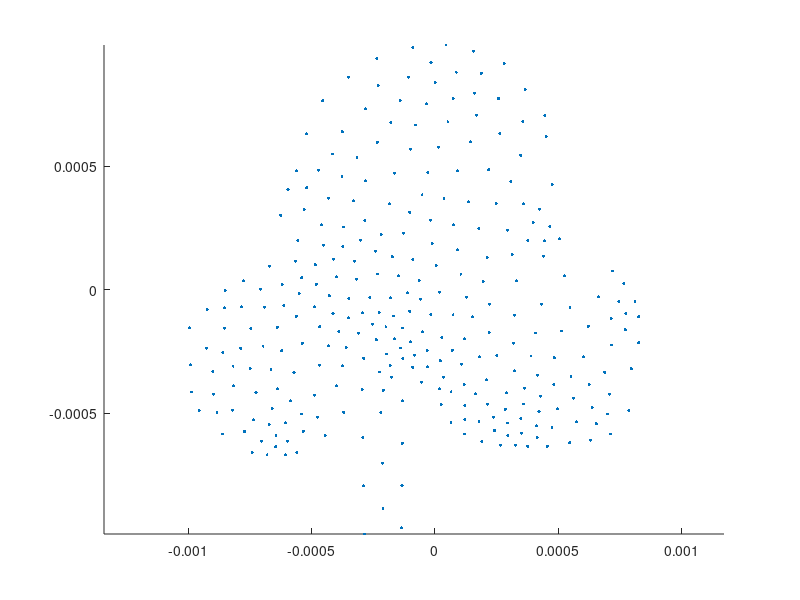

MATLAB code to generate this figure: (Note: this script raises an error after producing the figure.)
% generate the mesh

%script

clear all
close all

%experiment = 'single_particle' 
experiment = 'multi_particle'

%material = 'sodalime'
material = 'peridem'

% simulate sodalime crack
simulate_sodalime_prenotch = 0
%simulate_sodalime_prenotch = 1

do_pause = 'no'
%do_pause = 'yes'

% plot reference config
plot_reference = 1;
plot_circles = 1;
%timesteps = 600;
timesteps = 50000;
%timesteps = 1e5;
%timesteps = 10800;
%timesteps = 1e5;	% peridem

modulo = 300;

% break bonds or not
%break_bonds = 0;
break_bonds = 1

allow_contact = 1
allow_friction = 1
allow_damping = 1

contact_radius = 1e-04;	% edit
%contact_radius = 1.74e-04;	% peridem
%contact_radius = delta/2;
friction_coefficient = 0.3;
damping_ratio = 0.8;

%total_particles = 1;
%total_particles = 3;	% 3 particles

%specified_initial_data = '3_equidistant'
%specified_initial_data = '2_vertical'
%specified_initial_data = '2_vertical_balls'
%specified_initial_data = 'friction_test'
%specified_initial_data = 'falling_tube'
%specified_initial_data = 'friction_energy'
%specified_initial_data = 'falling_tube_gravity'
%specified_initial_data = 'single_falling'
%specified_initial_data = 'big_box'
%specified_initial_data = 'pile_settle'
%specified_initial_data = 'pile_settle_line'
specified_initial_data = 'pile_press'


%delta = 0.002;	% for glass slab
%delta = 0.012;	% peridynamic horizon
%delta = 0.25;	% for the unit circle 
load('delta.mat')

%meshsize = delta/3;
load('meshsize.mat')

disp ('Loading matrices: Pos.mat, Vol.mat, T.mat\n')
load('Pos.mat')
load('Vol.mat')
load('T.mat')
load('geometry.mat')

scatter(Pos(:,1), Pos(:,2), 5, 'filled')
axis equal

switch do_pause
    case 'yes'
	disp 'Press key to continue'
	pause
    otherwise
end

% generate the neighbor-list
%[NbdArr] = gen_nbdlist(Pos, delta);
%tic
%[NbdArr] = gen_nbdlist2(Pos, delta);	% twice faster
%toc
%tic
%[NbdArr] = gen_NbdArr(Pos, Pos, delta, 1);	% fastest, not anymore
%toc
tic
[NbdArr] = gen_NbdArr_varlength(Pos, Pos, delta, 1);	% fastest
toc


if simulate_sodalime_prenotch == 1
    %% for sodalime crack test, borrowing from old code
    load('PosCrack.mat')
    Pos  = PosCrack;
    delta =  0.002;
    dx = delta/4;
    dy = delta/4;
    %Vol = zeros(size(PosCrack)) + dx * dy;
    Vol = zeros(length(PosCrack), 1) + dx * dy;
    %% for sodalime crack test, borrowing from old code
    load('Nbd.mat')
    NbdArr = Nbd;
end

disp('Max neighbors') 
size(NbdArr)

if plot_circles == 1
 hold on
 theta_list = linspace(0, 2* pi , 20);
 %for i = 30:30	%total_nodes
 for i = 1:1	%total_nodes
 	x = Pos(i,1) +  delta * cos(theta_list);
 	y = Pos(i,2) +  delta * sin(theta_list);
 
 	plot(x, y, 'r')

	axis equal
 end
end

switch do_pause
    case 'yes'
	disp 'Press key to continue'
	pause
    otherwise
end


% get the position and relative distances of the neighbors
[Nbd_xi_1, Nbd_xi_2, Nbd_xi_norm, nbd_Vol] = precomputation(NbdArr, Pos, Vol);
[total_nodes, dimension] = size(Pos);

% get the material properties
[delta, rho, Gnot, E, nu, snot, cnot, bulk_modulus] = material_properties(delta, material);

% gravity
gravity = zeros(size(Pos));
gravity(:,2) = - 9.8;

disp 'Precomputation done.'

switch do_pause
    case 'yes'
	disp 'Press key to continue'
	pause
    otherwise
end


switch experiment
case 'single_particle'

    % initial data
    uold = zeros(total_nodes,2);
    uolddot = zeros(total_nodes,2);
    uolddotdot = zeros(total_nodes,2);

    extforce = zeros(total_nodes, 2);

%% specify initial data
    %uold = zeros(total_nodes,2) + [0 1e-3];
    uolddot = zeros(total_nodes,2) + [0, 4e4];
    uolddotdot = (zeros(total_nodes, 2) + [0 -16e7] );

    % external force
    %[extforce] = external_force(geometry, Pos, NbdArr, delta);
    extforce = (zeros(total_nodes, 2) + [0 -16e7] ) * rho;

    switch do_pause
	case 'yes'
	    disp 'Press key to continue'
	    pause
	otherwise
    end


%dt = 25e-9;
%dt = 25e-8;
dt = 25e-8*2;

    % simulate with initial data
    [NbdArr_out, u0] = simulate_initial(uold, uolddot, uolddotdot, Pos, NbdArr, Vol, nbd_Vol, extforce, delta, Nbd_xi_1, Nbd_xi_2, Nbd_xi_norm, timesteps, break_bonds, material, dt);
    %[NbdArr_out, u0] = test_int(uold, uolddot, uolddotdot, Pos, NbdArr, Vol, nbd_Vol, extforce, delta, Nbd_xi_1, Nbd_xi_2, Nbd_xi_norm, timesteps, break_bonds, material, dt);


case 'multi_particle'


    dt = 0.02/1e5;	% peridem

    % % normal stiffness (From Foster's paper)
    %normal_stiffness = 18 * bulk_modulus /( pi * delta^5);
    normal_stiffness = 18 * bulk_modulus /( pi * delta^4);	% from silling-askari05

    % % Specify
    switch specified_initial_data
    case 'friction_energy'
	particle_shift = [-2e-3, 1e-3 + contact_radius];	% reference position

	uold_multi(:,:,1) = zeros(total_nodes,2);
	uolddot_multi(:,:,1) = zeros(total_nodes,2) +  [1, 0]
	% gravity
	uolddotdot_multi(:,:,1) = zeros(total_nodes,2) +  [0, -5000];
	extforce_multi(:,:,1) = zeros(total_nodes, 2) +  [0, -5000 .* rho];

	with_wall = 1
	wall_type = 'rectangle'

    case 'big_box'
	[X, Y] = meshgrid(linspace(-8e-3, 8e-3, 3));
	particle_shift = [reshape(X, [], 1), reshape(Y, [], 1)];

	total_balls = length(particle_shift);
	particle_scaling = (1.5 - 1) * rand(total_balls, 1) + 1; 
	particle_rotation = (2*pi -0) * rand(total_balls, 1)+ 0;

	% gravity
	for i = 1:total_balls
	    uolddotdot_multi(:,:,i) = zeros(total_nodes,2) +  [0, -5000];
	    extforce_multi(:,:,i) = zeros(total_nodes, 2) +  [0, -5000 .* rho];
	end



	with_wall = 1
	wall_type = 'box'

    case 'pile_press'
	% wall dimension
	load('wall_left');
	load('wall_right');
	load('wall_top');
	load('wall_bottom');
	% distribute balls between x = (-4,4) and y = [-5,5]

	num_x = 4;
	num_y = 6;

	% for fixed scaling
	radius_scaling = 0.3;
	radius = radius_scaling * 1e-3;

	% for random scaling
	max_radius_scaling = 0.3;
	min_radius_scaling = 0.1;
	max_radius = max_radius_scaling * 1e-3;

	% nozzle area
	base_x = linspace( wall_left + radius + contact_radius, wall_right - radius - contact_radius, num_x );
	top_offset = 3e-3;
	bottom_offset = 0e-3;
	base_y = linspace(wall_bottom + bottom_offset + radius + contact_radius, wall_top - top_offset - radius - contact_radius, num_y );

	[X, Y] = meshgrid(base_x, base_y);
	particle_shift = [reshape(X, [], 1), reshape(Y, [], 1)] ;

	total_balls = length(particle_shift);

	% % fixed scaling
	particle_scaling = zeros(total_balls,1) + radius_scaling;

	% % random scaling
	%particle_scaling = (max_radius_scaling - min_radius_scaling) * rand(total_balls, 1) + min_radius_scaling; 

	particle_rotation = (2*pi -0) * rand(total_balls, 1)+ 0;

	% gravity
	for i = 1:total_balls
	    %uolddot_multi(:,:,i) = zeros(total_nodes,2) +  [0, -1];
	    uolddotdot_multi(:,:,i) = zeros(total_nodes,2) +  [0, -500];
	    extforce_multi(:,:,i) = zeros(total_nodes, 2) +  [0, -500 .* rho];
	end

	with_wall = 1
	wall_type = 'box'

	with_moving_wall= 1
	moving_wall_type = 'rectangle'	

	file_string = 'pile_press_E'

    case 'pile_settle'

	% wall dimension
	load('wall_left');
	load('wall_right');
	load('wall_top');
	load('wall_bottom');
	% distribute balls between x = (-4,4) and y = [-5,5]

	max_radius_scaling = 0.3;
	min_radius_scaling = 0.05;
	max_radius = max_radius_scaling * 1e-3;

	num_x = 6;
	num_y = 5;

	% nozzle area
	move_closer = 1e-3;
	base_x = linspace(move_closer + wall_left + max_radius + contact_radius, wall_right - max_radius - contact_radius - move_closer, num_x );
	%base_y = linspace(wall_bottom + max_radius + contact_radius, wall_top - max_radius - contact_radius, num_y );
	top_extra = 5e-3;
	base_y = linspace(wall_bottom + max_radius + contact_radius, top_extra + wall_top - max_radius - contact_radius, num_y );

	[X, Y] = meshgrid(base_x, base_y);
	particle_shift = [reshape(X, [], 1), reshape(Y, [], 1)] + [0, 0.5e-3];

	total_balls = length(particle_shift);
	particle_scaling = (max_radius_scaling - min_radius_scaling) * rand(total_balls, 1) + min_radius_scaling; 
	particle_rotation = (2*pi -0) * rand(total_balls, 1)+ 0;

	% gravity
	for i = 1:total_balls
	    uolddot_multi(:,:,i) = zeros(total_nodes,2) +  [0, -1];
	    uolddotdot_multi(:,:,i) = zeros(total_nodes,2) +  [0, -5000];
	    extforce_multi(:,:,i) = zeros(total_nodes, 2) +  [0, -5000 .* rho];
	end

	with_wall = 1
	wall_type = 'box'

	file_string = 'pile_settle'

    case 'pile_settle_line'

	% wall dimension
	load('wall_left');
	load('wall_right');
	load('wall_top');
	load('wall_bottom');
	% distribute balls between x = (-4,4) and y = [-5,5]

	max_radius_scaling = 0.15;
	min_radius_scaling = 0.05;
	max_radius = max_radius_scaling * 1e-3;

	total_balls = 120;

	low_loc = -3e-3;
	particle_shift = [zeros(total_balls,1), linspace(low_loc, low_loc + total_balls*2*(max_radius + contact_radius), total_balls)'];

	% % random radius
	particle_scaling = (max_radius_scaling - min_radius_scaling) * rand(total_balls, 1) + min_radius_scaling; 
	% % same radius
	%particle_scaling = zeros(total_balls,1) + 0.15;
	particle_rotation = (2*pi -0) * rand(total_balls, 1)+ 0;

	% gravity
	for i = 1:total_balls
	    uolddot_multi(:,:,i) = zeros(total_nodes,2) +  [0, -1];
	    uolddotdot_multi(:,:,i) = zeros(total_nodes,2) +  [0, -5000];
	    extforce_multi(:,:,i) = zeros(total_nodes, 2) +  [0, -5000 .* rho];
	end

	with_wall = 1
	wall_type = 'box'

	file_string = 'pile_settle_line'

    case 'falling_tube'
	falling_from = 5e-3;	% 5 mm
	%starting_distance = 2.2e-3;
	starting_distance = 3.5e-3;
	particle_shift = [0, falling_from];	% reference position
	%particle_rotation = [pi; 0];	% for elastic collision of unit circles % 2 particles

	%% Initial data
	uold_multi(:,:,1) = zeros(total_nodes,2) + [0 (starting_distance - falling_from)];
	uolddot_multi(:,:,1) = zeros(total_nodes,2) +  [0, -6* sqrt(2* 50 * (0.3e-3))];
	% gravity
	uolddotdot_multi(:,:,1) = zeros(total_nodes,2) +  [0, -50];
	extforce_multi(:,:,1) = zeros(total_nodes, 2) +  [0, -50 .* rho];

	with_wall = 1
	wall_type = 'box'

file_string = 'falling_tube'

    case 'falling_tube_gravity'
	falling_from = 7e-3;	% 5 mm
	%starting_distance = 2.2e-3;
	starting_distance = 4e-3;
	particle_shift = [0, falling_from];	% 2 particles
	%particle_rotation = [pi; 0];	% for elastic collision of unit circles % 2 particles

	%% Initial data
	uold_multi(:,:,1) = zeros(total_nodes,2) + [0 (starting_distance - falling_from)];
	%uolddot_multi(:,:,1) = zeros(total_nodes,2) +  [0, -sqrt(2* 10 * (falling_from - starting_distance))];
	uolddot_multi(:,:,1) = zeros(total_nodes,2) +  [0, -sqrt(2* 10 * (falling_from - starting_distance))];
	uolddotdot_multi(:,:,1) = zeros(total_nodes,2) +  [0, -10];
	extforce_multi(:,:,1) = zeros(total_nodes, 2) +  [0, -10 .* rho];

	file_string = 'falling_tube_gravity'

file_string = 'falling_tube'
    case 'single_falling'
	falling_from = 3e-3;	% 5 mm
	particle_shift = [0, falling_from];	% 2 particles
	particle_rotation = [pi/6];

	%% Initial data
	uold_multi(:,:,1) = zeros(total_nodes,2);
	uolddot_multi(:,:,1) = zeros(total_nodes,2) +  [0, -60* sqrt(2* 10 * (0.3e-3))];

    case 'friction_test'
	falling_from = 3e-3;	% 5 mm
	%starting_distance = 2.2e-3;
	starting_distance = 3e-3;
	particle_shift = [0, 0; -2e-3 + contact_radius, falling_from];	% 2 particles
	%particle_shift = [0, 0; 0, falling_from];	% 2 particles
	%particle_rotation = [pi; 0];	% for elastic collision of unit circles % 2 particles
	particle_rotation = [pi/6; -pi/6];

	%% Initial data
	uold_multi(:,:,2) = zeros(total_nodes,2) + [0 (starting_distance - falling_from)];
	uolddot_multi(:,:,2) = zeros(total_nodes,2) +  [0, -60* sqrt(2* 10 * (0.3e-3))];
	%uolddotdot_multi(:,:,2) = zeros(total_nodes,2) +  [0, -10];

	with_wall = 1
	wall_type = 'box'

    case '2_vertical'
	%falling_from = 2.5e-3;	% 5 mm
	falling_from = 3e-3;	% 5 mm
	%starting_distance = 2.2e-3;
	starting_distance = 3e-3;
	particle_shift = [0, 0; 0, falling_from];	% 2 particles

	% particle on the bottom is flipped to ensure symmetric collision
	particle_rotation = [pi; 0];	% for elastic collision of unit circles % 2 particles
	%particle_rotation = [pi - pi/8; -pi/8];	% for pacman collision
	%particle_rotation = [pi - pi/8; -pi/8];	% for circle_w_prenotch
	%particle_rotation = [0; 0];	% for triangles

	%% Initial data
	uold_multi(:,:,2) = zeros(total_nodes,2) + [0 (starting_distance - falling_from)];
	uolddot_multi(:,:,2) = zeros(total_nodes,2) +  [0, -60* sqrt(2* 10 * (0.3e-3))];	% 2 particles
	%uolddot_multi(:,:,2) = zeros(total_nodes,2) +  [0, -sqrt(2* 10 * (falling_from - starting_distance))];
	uolddotdot_multi(:,:,2) = zeros(total_nodes,2) +  [0, -10];
	%uolddot_multi(:,:,2) = zeros(total_nodes, 2) + [0, -1.3e-01];	% peridem
	%uolddotdot_multi(:,:,2) = zeros(total_nodes, 2) + [0, -10];	% peridem

	% specify external force density on particles i.e. Force/Volume, or Acceleration * density
	% % gravity applies on the second particle only
	%extforce_multi(:,:,2) = zeros(total_nodes, 2) +  [0, -10 .* rho];

    case '2_vertical_balls'
	falling_from = 2e-3 + 1e-3;
	starting_distance = 2e-3 + 0.3e-3;
	particle_shift = [0, 0; 0, falling_from];	% 2 particles
	% % particle on the bottom is flipped to ensure symmetric collision
	particle_rotation = [pi; 0];	% for elastic collision of unit circles % 2 particles

	%% Initial data
	uold_multi(:,:,2) = zeros(total_nodes,2) + [0 (starting_distance - falling_from)];
	g_val = 1000;
	uolddot_multi(:,:,2) = zeros(total_nodes,2) +  [0, -sqrt(2* g_val * abs(starting_distance - falling_from))];	% 2 particles
	uolddotdot_multi(:,:,2) = zeros(total_nodes,2) +  [0, -g_val];

	% % gravity applies on the second particle only
	extforce_multi(:,:,2) = zeros(total_nodes, 2) +  [0, -g_val .* rho];

    case '3_equidistant'
	particle_shift = [-5/2, 0; 5/2, 0; 0, 5 * sin(pi/3)] * 1e-3; % 3 particles
	particle_rotation = [pi/3; pi/3; pi/3]; % 3 particles

	%% initial data
	uolddot_multi(:,:,1) = zeros(total_nodes,2) +  -[sqrt(3)/2, 1/2 ] * -60* sqrt(2* 10 * (0.3e-3));	% 3 particles
	uolddot_multi(:,:,2) = zeros(total_nodes,2) +  -[-sqrt(3)/2, 1/2 ] * -60* sqrt(2* 10 * (0.3e-3));	% 3 particles
	uolddot_multi(:,:,3) = zeros(total_nodes,2) +  -[0, -1] * -60* sqrt(2* 10 * (0.3e-3));	% 3 particles

    otherwise
	disp('No initial setup specified, assuming default.')
    end

    %% Necessary variables, if not defined
    %% geometry
    if ~exist('total_particles', 'var')
	% compute the total number of particles from the shift
	[total_particles, temp] = size(particle_shift);
	total_particles
    else
	fprintf('specified total_particles = %d',total_particles);
    end
    if ~exist('particle_scaling', 'var')
	% particle location, scaling, and rotation
	particle_scaling = ones(total_particles, 1);
    end
    if ~exist('particle_rotation', 'var')
	particle_rotation = zeros(total_particles, 1);
    end
    if ~exist('particle_shift', 'var')
	particle_shift = zeros(total_particles, dimension);
    end

    %% initial data
    if ~exist('uold_multi', 'var')
	uold_multi = zeros(total_nodes,2, total_particles);
    end
    if ~exist('uolddot_multi', 'var')
	uolddot_multi = zeros(total_nodes,2, total_particles);
    end
    if ~exist('uolddotdot_multi', 'var')
	uolddotdot_multi = zeros(total_nodes,2, total_particles);
    end
    if ~exist('extforce_multi', 'var')
	% default external force density on particles
	extforce_multi = zeros( [size(Pos), total_particles]);
    end

    if ~exist('with_wall', 'var')
	with_wall = 0
    end
    if ~exist('wall_type', 'var')
	wall_type = 'box'
    end

    if ~exist('with_moving_wall', 'var')
	with_moving_wall = 0
    end
    if ~exist('moving_wall_type', 'var')
	moving_wall_type = 'rectangle'
    end

    if ~exist('file_string', 'var')
	file_string = strcat(specified_initial_data, '_',	num2str(total_particles), '_')
    end

    % generate the geometry
    %Pos_multi = zeros( [size(Pos), total_particles]);
    %Vol_multi = zeros( [size(Vol), total_particles]);
    %NbdArr_multi = zeros( [size(NbdArr), total_particles]);
    for i = 1:total_particles
	rot_matrix = [cos(particle_rotation(i)), -sin(particle_rotation(i)); sin(particle_rotation(i)), cos(particle_rotation(i))]
	Pos_multi(:,:,i) = particle_scaling(i) * (rot_matrix * (Pos'))' + particle_shift(i, :);
	Vol_multi(:,i) = ( (particle_scaling(i)).^dimension) .* Vol;
	NbdArr_multi(:,:,i) = NbdArr;
	%% precomputation
	% get the position and relative distances of the neighbors
	[xi_1_multi(:,:,i), xi_2_multi(:,:,i), xi_norm_multi(:,:,i), nbd_Vol_multi(:,:,i)] = precomputation(NbdArr_multi(:,:,i), Pos_multi(:,:,i), Vol_multi(:,i));
    end


    [NbdArr_out, u0_multi] = simulateMultiple(total_particles, uold_multi, uolddot_multi, uolddotdot_multi, Pos_multi, NbdArr_multi, Vol_multi, nbd_Vol_multi, extforce_multi, normal_stiffness, contact_radius, rho, cnot, snot, xi_1_multi, xi_2_multi, xi_norm_multi, dt, timesteps, delta, modulo, break_bonds, with_wall, allow_friction, friction_coefficient, allow_contact, allow_damping, damping_ratio, wall_type, with_moving_wall, moving_wall_type, file_string);

    %plot_extra = 1;
    plot_extra = 0;

    if plot_extra == 1
	figure
	plot(store_time, store_center(:,1), store_time, store_center(:,2));
	title('Location of the center')
	legend('x', 'y')
	axis equal

	figure
	hold on
	plot(store_time, store_CurrPos_min(:,1), store_time, store_CurrPos_min(:,2));
	hold off
	legend('x', 'y')
	title('Minimum')
	axis equal
    end

otherwise
    disp 'No experiment provided'
    return

end

